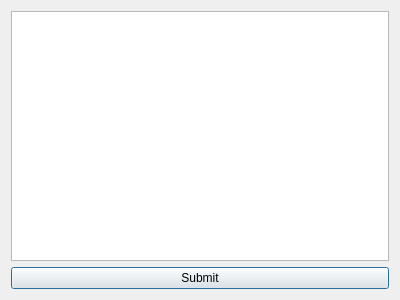
<?xml version="1.0" encoding="UTF-8"?>
<ui version="4.0">
 <class>SymbianInputDialog</class>
 <widget class="QDialog" name="SymbianInputDialog">
  <property name="geometry">
   <rect>
    <x>0</x>
    <y>0</y>
    <width>400</width>
    <height>300</height>
   </rect>
  </property>
  <property name="windowTitle">
   <string>Enter the text</string>
  </property>
  <property name="layoutDirection">
   <enum>Qt::LeftToRight</enum>
  </property>
  <property name="modal">
   <bool>true</bool>
  </property>
  <layout class="QGridLayout" name="gridLayout_2">
   <item row="0" column="0">
    <layout class="QVBoxLayout" name="verticalLayout">
     <item>
      <widget class="QPlainTextEdit" name="plainTextEdit"/>
     </item>
     <item>
      <widget class="QPushButton" name="submitButton">
       <property name="text">
        <string>Submit</string>
       </property>
      </widget>
     </item>
    </layout>
   </item>
  </layout>
 </widget>
 <resources/>
 <connections/>
</ui>
